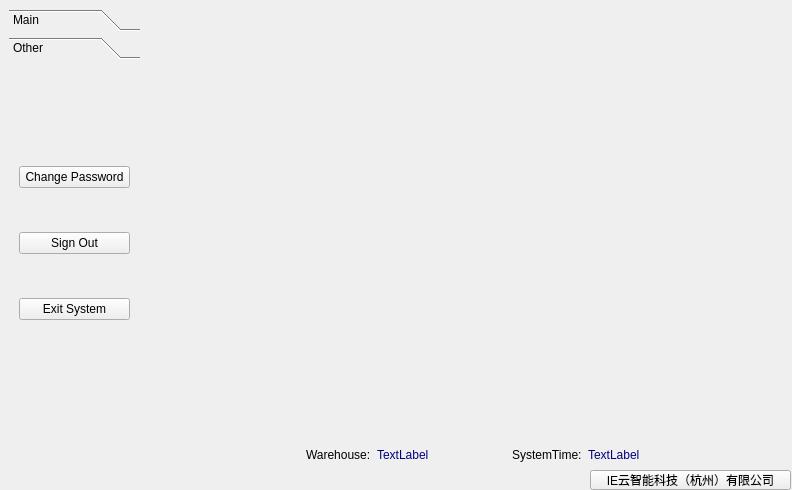
<?xml version="1.0" encoding="UTF-8"?>
<ui version="4.0">
 <class>WarehouseManage</class>
 <widget class="QWidget" name="WarehouseManage">
  <property name="geometry">
   <rect>
    <x>0</x>
    <y>0</y>
    <width>792</width>
    <height>490</height>
   </rect>
  </property>
  <property name="sizePolicy">
   <sizepolicy hsizetype="Expanding" vsizetype="Expanding">
    <horstretch>0</horstretch>
    <verstretch>0</verstretch>
   </sizepolicy>
  </property>
  <property name="sizeIncrement">
   <size>
    <width>20</width>
    <height>0</height>
   </size>
  </property>
  <property name="windowTitle">
   <string>Form</string>
  </property>
  <widget class="QToolBox" name="warehousetoolBox">
   <property name="geometry">
    <rect>
     <x>9</x>
     <y>9</y>
     <width>131</width>
     <height>431</height>
    </rect>
   </property>
   <property name="sizePolicy">
    <sizepolicy hsizetype="Expanding" vsizetype="Expanding">
     <horstretch>0</horstretch>
     <verstretch>0</verstretch>
    </sizepolicy>
   </property>
   <property name="styleSheet">
    <string notr="true"/>
   </property>
   <property name="currentIndex">
    <number>1</number>
   </property>
   <widget class="QWidget" name="Mainpage">
    <property name="geometry">
     <rect>
      <x>0</x>
      <y>0</y>
      <width>131</width>
      <height>379</height>
     </rect>
    </property>
    <attribute name="label">
     <string>Main</string>
    </attribute>
    <widget class="QWidget" name="layoutWidget">
     <property name="geometry">
      <rect>
       <x>10</x>
       <y>20</y>
       <width>112</width>
       <height>301</height>
      </rect>
     </property>
     <layout class="QVBoxLayout" name="verticalLayout_2">
      <item>
       <widget class="QPushButton" name="MIpushButton">
        <property name="text">
         <string>Material Inquiry</string>
        </property>
       </widget>
      </item>
      <item>
       <widget class="QPushButton" name="MMpushButton">
        <property name="text">
         <string>Material Modify</string>
        </property>
       </widget>
      </item>
      <item>
       <widget class="QPushButton" name="MSpushButton">
        <property name="text">
         <string>Material Storage</string>
        </property>
       </widget>
      </item>
      <item>
       <widget class="QPushButton" name="MOpushButton">
        <property name="text">
         <string>Material Outbound</string>
        </property>
       </widget>
      </item>
      <item>
       <widget class="QPushButton" name="MDpushButton">
        <property name="text">
         <string>Material Delete</string>
        </property>
       </widget>
      </item>
      <item>
       <widget class="QPushButton" name="IOpushButton">
        <property name="text">
         <string>Inquiry Outbound</string>
        </property>
       </widget>
      </item>
     </layout>
    </widget>
   </widget>
   <widget class="QWidget" name="Otherpage">
    <property name="geometry">
     <rect>
      <x>0</x>
      <y>0</y>
      <width>131</width>
      <height>379</height>
     </rect>
    </property>
    <attribute name="label">
     <string>Other</string>
    </attribute>
    <widget class="QWidget" name="layoutWidget">
     <property name="geometry">
      <rect>
       <x>10</x>
       <y>63</y>
       <width>111</width>
       <height>231</height>
      </rect>
     </property>
     <layout class="QVBoxLayout" name="verticalLayout">
      <item>
       <widget class="QPushButton" name="CPpushButton">
        <property name="text">
         <string>Change Password</string>
        </property>
       </widget>
      </item>
      <item>
       <widget class="QPushButton" name="SOpushButton">
        <property name="text">
         <string>Sign Out</string>
        </property>
       </widget>
      </item>
      <item>
       <widget class="QPushButton" name="ESpushButton">
        <property name="text">
         <string>Exit System</string>
        </property>
       </widget>
      </item>
     </layout>
    </widget>
   </widget>
  </widget>
  <widget class="QStackedWidget" name="warehousestack">
   <property name="geometry">
    <rect>
     <x>155</x>
     <y>9</y>
     <width>611</width>
     <height>411</height>
    </rect>
   </property>
   <property name="sizePolicy">
    <sizepolicy hsizetype="Expanding" vsizetype="Expanding">
     <horstretch>0</horstretch>
     <verstretch>0</verstretch>
    </sizepolicy>
   </property>
   <widget class="QWidget" name="page"/>
   <widget class="QWidget" name="page_2"/>
  </widget>
  <widget class="QWidget" name="layoutWidget">
   <property name="geometry">
    <rect>
     <x>230</x>
     <y>440</y>
     <width>486</width>
     <height>29</height>
    </rect>
   </property>
   <layout class="QHBoxLayout" name="horizontalLayout_3">
    <item>
     <spacer name="horizontalSpacer_2">
      <property name="orientation">
       <enum>Qt::Horizontal</enum>
      </property>
      <property name="sizeHint" stdset="0">
       <size>
        <width>40</width>
        <height>20</height>
       </size>
      </property>
     </spacer>
    </item>
    <item>
     <layout class="QHBoxLayout" name="horizontalLayout">
      <item>
       <widget class="QLabel" name="managemlabel">
        <property name="styleSheet">
         <string notr="true">color:black;

font: 18pt &quot;华文行楷&quot;;
</string>
        </property>
        <property name="text">
         <string>Warehouse:</string>
        </property>
       </widget>
      </item>
      <item>
       <widget class="QLabel" name="usernamelabel">
        <property name="styleSheet">
         <string notr="true">font: 14pt &quot;华文行楷&quot;;
color: rgb(0, 0, 127);</string>
        </property>
        <property name="text">
         <string>TextLabel</string>
        </property>
       </widget>
      </item>
     </layout>
    </item>
    <item>
     <spacer name="horizontalSpacer">
      <property name="orientation">
       <enum>Qt::Horizontal</enum>
      </property>
      <property name="sizeHint" stdset="0">
       <size>
        <width>40</width>
        <height>20</height>
       </size>
      </property>
     </spacer>
    </item>
    <item>
     <layout class="QHBoxLayout" name="horizontalLayout_2">
      <item>
       <widget class="QLabel" name="timelabel">
        <property name="styleSheet">
         <string notr="true">color:black;

font: 18pt &quot;华文行楷&quot;;</string>
        </property>
        <property name="text">
         <string>SystemTime:</string>
        </property>
       </widget>
      </item>
      <item>
       <widget class="QLabel" name="systemtimelabel">
        <property name="styleSheet">
         <string notr="true">font: 14pt &quot;华文行楷&quot;;
color: rgb(0, 0, 127);</string>
        </property>
        <property name="text">
         <string>TextLabel</string>
        </property>
       </widget>
      </item>
     </layout>
    </item>
    <item>
     <spacer name="horizontalSpacer_3">
      <property name="orientation">
       <enum>Qt::Horizontal</enum>
      </property>
      <property name="sizeHint" stdset="0">
       <size>
        <width>40</width>
        <height>20</height>
       </size>
      </property>
     </spacer>
    </item>
   </layout>
  </widget>
  <widget class="QPushButton" name="testpushButton">
   <property name="geometry">
    <rect>
     <x>590</x>
     <y>470</y>
     <width>201</width>
     <height>20</height>
    </rect>
   </property>
   <property name="text">
    <string>IE云智能科技（杭州）有限公司</string>
   </property>
  </widget>
 </widget>
 <resources/>
 <connections/>
</ui>
